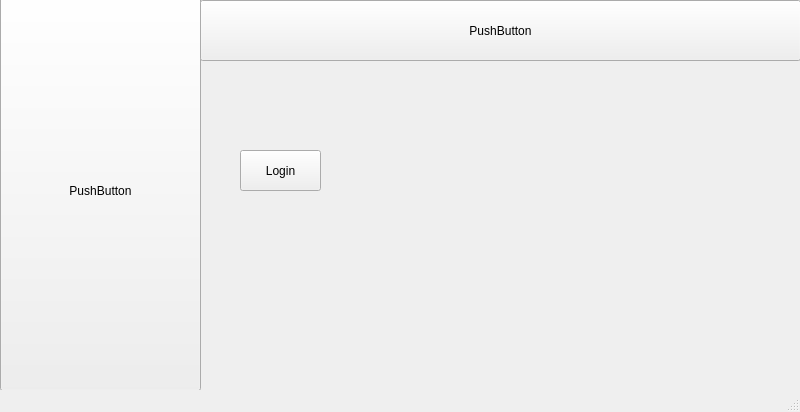
<?xml version="1.0" encoding="UTF-8"?>
<ui version="4.0">
 <class>SmartRecordLBTC</class>
 <widget class="QMainWindow" name="SmartRecordLBTC">
  <property name="geometry">
   <rect>
    <x>0</x>
    <y>0</y>
    <width>800</width>
    <height>412</height>
   </rect>
  </property>
  <property name="windowTitle">
   <string>SmartRecordLBTC</string>
  </property>
  <widget class="QWidget" name="centralwidget">
   <widget class="QPushButton" name="pushButton">
    <property name="geometry">
     <rect>
      <x>0</x>
      <y>-10</y>
      <width>201</width>
      <height>401</height>
     </rect>
    </property>
    <property name="sizePolicy">
     <sizepolicy hsizetype="Minimum" vsizetype="Fixed">
      <horstretch>0</horstretch>
      <verstretch>0</verstretch>
     </sizepolicy>
    </property>
    <property name="maximumSize">
     <size>
      <width>16777215</width>
      <height>16777215</height>
     </size>
    </property>
    <property name="text">
     <string>PushButton</string>
    </property>
   </widget>
   <widget class="QPushButton" name="pushButton_2">
    <property name="geometry">
     <rect>
      <x>200</x>
      <y>0</y>
      <width>601</width>
      <height>61</height>
     </rect>
    </property>
    <property name="text">
     <string>PushButton</string>
    </property>
   </widget>
   <widget class="QPushButton" name="pushButton_3">
    <property name="geometry">
     <rect>
      <x>240</x>
      <y>150</y>
      <width>81</width>
      <height>41</height>
     </rect>
    </property>
    <property name="text">
     <string>Login</string>
    </property>
   </widget>
  </widget>
  <widget class="QMenuBar" name="menubar">
   <property name="geometry">
    <rect>
     <x>0</x>
     <y>0</y>
     <width>800</width>
     <height>17</height>
    </rect>
   </property>
  </widget>
  <widget class="QStatusBar" name="statusbar"/>
 </widget>
 <resources/>
 <connections/>
</ui>
